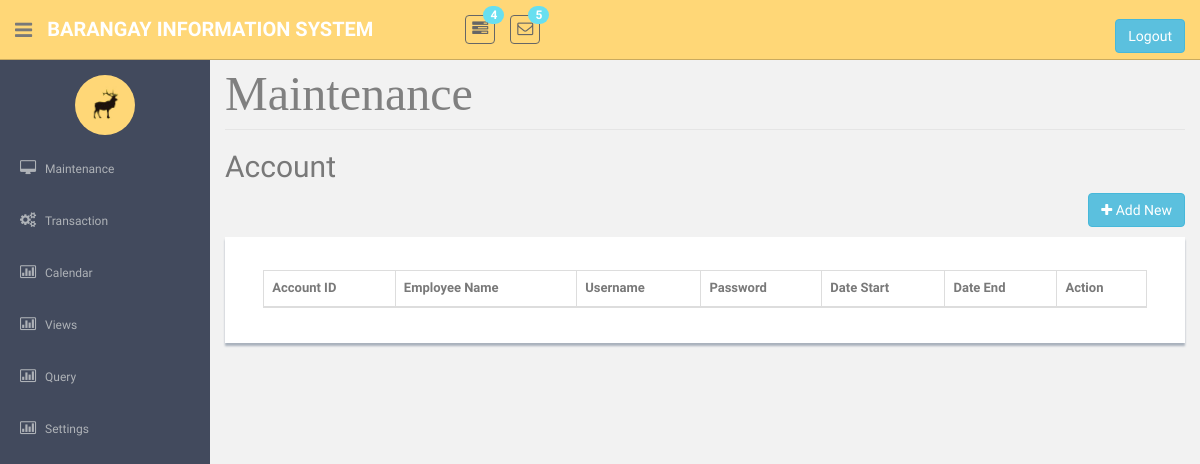
Page /AccountMaintenance.php on the earlier database version.
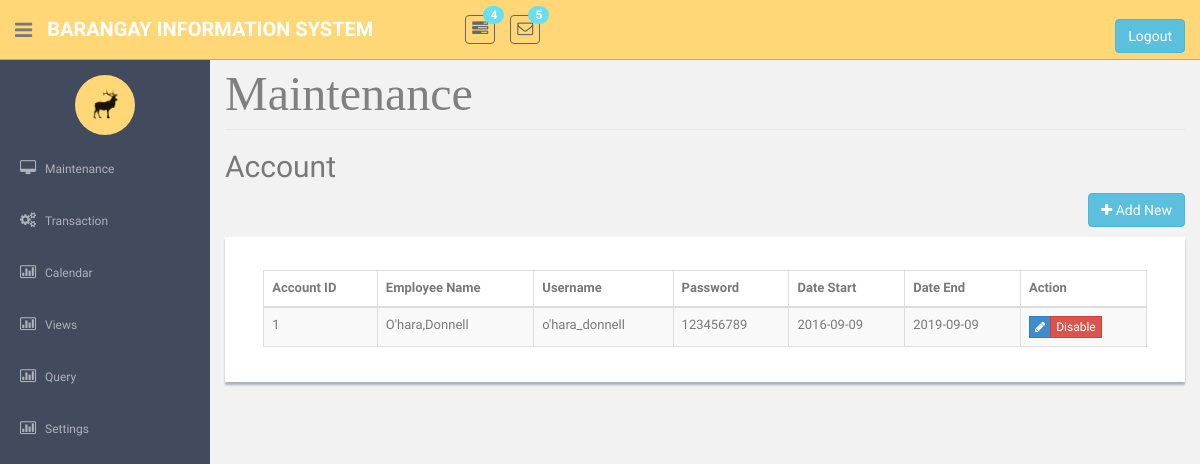
Same page on the later database version.
### tables this page shows
CREATE TABLE `tblaccount` (
  `strOfficerID` int(25) NOT NULL,
  `intForeignMemberNo` int(11) NOT NULL,
  `strUsername` varchar(45) NOT NULL,
  `strPassword` varchar(45) NOT NULL,
  `intForeignPositionId` int(11) NOT NULL,
  `strEmailAdd` varchar(25) NOT NULL,
  `dtStart` date NOT NULL,
  `dtEnd` date NOT NULL,
  `strStatus` varchar(25) NOT NULL,
  `strSign` varchar(100) NOT NULL
);

### AccountMaintenance.php (the view, shortened to what this page needs)
<!DOCTYPE html>
          <?php require('header.php');?>
    <?php require('sidebar.php');?>
       <section id="main-content">
          <section class="wrapper site-min-height">
<legend ><font face = "cambria" size = 8 color = "grey"> Maintenance </font></legend>
		<h2>Account</h2>
						<p align="right">
						<button  class="btn btn-info" onclick="window.location.href='Addaccount.php'"><i class="fa fa-plus"></i> Add New</button>
						</p>
					<div class = 'showback'><form method = POST><center>
<br>
					 <table class="table table-striped table-bordered table-hover" border = '2' style = 'width:95%'>
					<thead>
					<tr>
					<th>Account ID</th>
					<th>Employee Name</th>
					<th>Username</th>
					<th>Password</th>
					<th>Date Start</th>
					<th>Date End</th>
					<th>Action</th>
					</tr>
					</thead>
					<tbody>
					<?php
					require('connection.php');
				$sql = "SELECT `strOfficerID`,`strUsername`,`strPassword`, concat(strLastName,',',strFirstName,' ',strMiddleName) as 'Name', `dtStart`,`dtEnd` FROM `tblaccount` as a inner join `tblhousemember` as b on b.intMemberNo = a.intForeignMemberNo where a.strStatus = 'Enabled'";
				$query = mysqli_query($con, $sql);
				if(mysqli_num_rows($query) > 0){
					while($row = mysqli_fetch_object($query)){?>
					<tr> <td><?php echo $row->strOfficerID?></td>
					<td><?php echo $row->Name?></td>
					<td><?php echo $row->strUsername?></td>
					<td><?php echo $row->strPassword?></td>
					<td><?php echo $row->dtStart?></td>
					<td><?php echo $row->dtEnd?></td>
					<td><div class="btn-group " role="group" aria-label="..." >
										<div class="btn-group " role="group">
											<button  class="btn btn-primary btn-xs" type = submit name = "btnEdit" value = <?php echo $row->strOfficerID; ?> ><i class="fa fa-pencil"></i></button>
											<button  class="btn btn-danger btn-xs" type = submit name = "btnDelete" onclick = "return confirm('Do you really want to continue?');" value = <?php echo $row->strOfficerID; ?> >Disable</button>
										</div></td>
					</tr>
				<?php }}
					if(isset($_POST['btnDelete'])){
						$id = $_POST['btnDelete'];
						mysqli_query($con,"Update tblaccount set strStatus = 'Disabled' where strOfficerID = $id");
						echo "<script>window.location = 'AccountMaintenance.php';</script>";
					}?></tbody>
				</table>
				</div>
		</section><! --/wrapper -->
      </section>
  </section>
  </body>
</html>

Differences in the rows shown:
now on this page (row edited): tblaccount: strOfficerID "1", Name "O'hara,Donnell", strUsername "o'hara_donnell", strPassword "123456789", dtStart "2016-09-09", dtEnd "2019-09-09"
